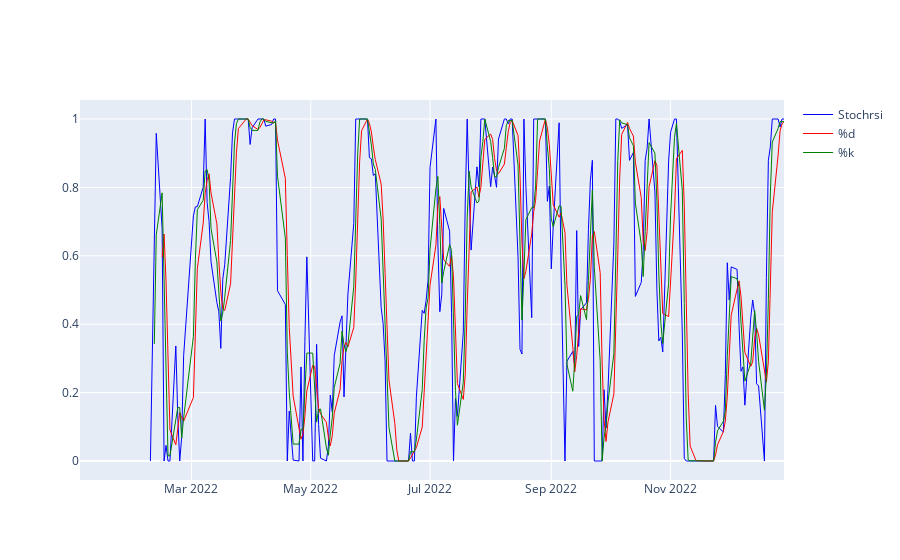

Notebook code cell kept with this figure:
### Code cell
resultados_rsi = ta.momentum.StochRSIIndicator(df["Close"],14,3,3,False)

stochrsi_list = list()
d_list = list()
k_list = list()


i=0
while i< len(resultados_rsi.stochrsi()):
    
    if(resultados_rsi.stochrsi()[i] != None):
        
        stochrsi_list.append(resultados_rsi.stochrsi()[i])
        
    i+=1
    
    
i=0
while i< len(resultados_rsi.stochrsi_d()):
    
    if(resultados_rsi.stochrsi_d()[i] != None):
        
        d_list.append(resultados_rsi.stochrsi_d()[i])
        
    i+=1


i=0
while i< len(resultados_rsi.stochrsi_k()):
    
    if(resultados_rsi.stochrsi_k()[i] != None):
        
        k_list.append(resultados_rsi.stochrsi_k()[i])
        
    i+=1
    
    
    
fig = go.Figure()

fig.add_trace(
    go.Scatter(
        name="Stochrsi",
        x=df.index,
        y=stochrsi_list,
        line=dict(color='blue', width=1))
)

fig.add_trace(
    go.Scatter(
        name="%d",
        x=df.index,
        y=d_list,
        line=dict(color='red', width=1))
)

fig.add_trace(
    go.Scatter(
        name="%k",
        x=df.index,
        y=k_list,
        line=dict(color='green', width=1))
)

### Figure 1 — Plotly figure (JSON) as saved in the notebook; plotly's stock layout.template omitted (floating-point values rounded to 4 significant figures; data arrays with more than 128 entries replaced by an {"elided": "..."} marker saying what was removed)
{"data": [{"line": {"color": "blue", "width": 1}, "name": "Stochrsi", "type": "scatter", "x": {"elided": "250 str values"}, "y": {"elided": "250 float values"}}, {"line": {"color": "red", "width": 1}, "name": "%d", "type": "scatter", "x": {"elided": "250 str values"}, "y": {"elided": "250 float values"}}, {"line": {"color": "green", "width": 1}, "name": "%k", "type": "scatter", "x": {"elided": "250 str values"}, "y": {"elided": "250 float values"}}], "layout": {}}
